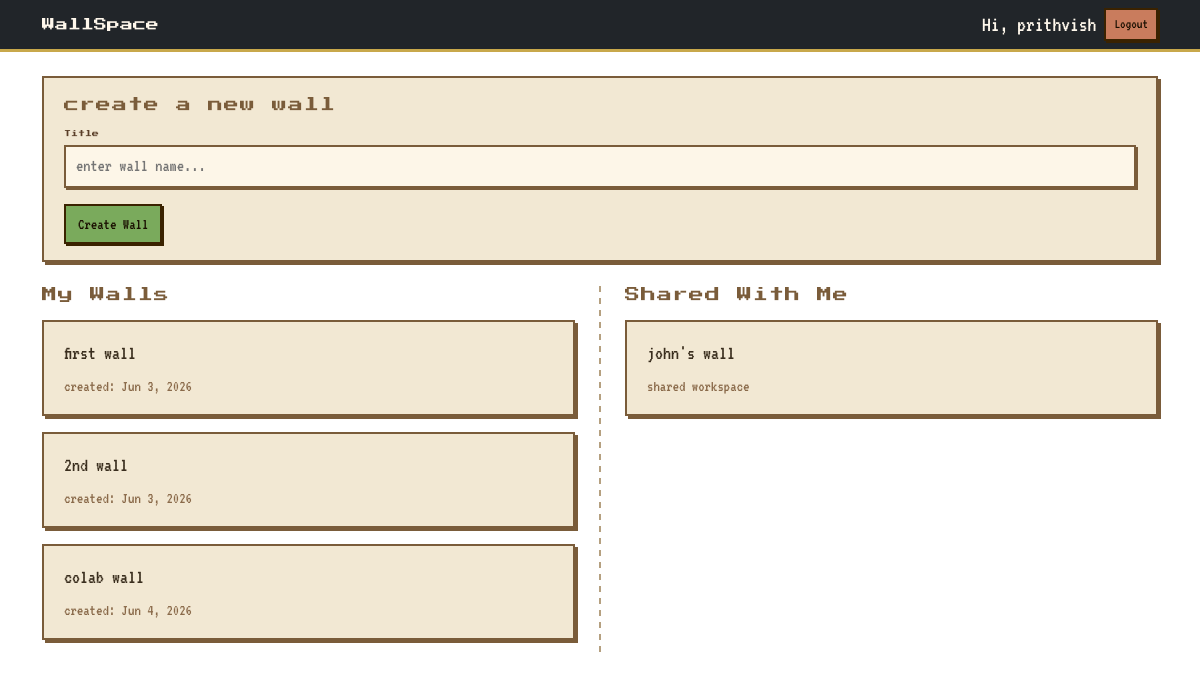
The app's page / (signed in) with its own data.
### walls/models.py (models this page shows, shortened)
class Wall(models.Model):
    title = models.CharField(max_length=100)
    owner=models.ForeignKey(
        User,
        on_delete=models.CASCADE,
        related_name='walls'
    )
    created_at = models.DateTimeField(
        auto_now_add=True
    )

### walls/views.py (the view)
# urls.py: path('',views.home, name='home'),
@login_required #decorator, it checks automatically if a certain condition is satisfied or not
def home(request):
    if request.method=='POST':
        form=WallForm(request.POST)
        if form.is_valid():
            wall = form.save(commit=False)
            wall.owner= request.user
            wall.save()
            return redirect('home')
    else:
        form = WallForm()
    owned_walls = Wall.objects.filter(
        owner=request.user
    )
    shared_walls = Wall.objects.filter(
    members__user=request.user
    ).exclude(
        owner=request.user
    )
    context={
        'owned_walls':owned_walls,
        'shared_walls':shared_walls,
        'form':form
    }
    return render(
        request, 'walls/home.html', context
    )

### walls/forms.py
class WallForm(forms.ModelForm):
    class Meta:
        model = Wall
        fields = ['title']

### walls/templates/walls/home.html (shortened to what this page needs)
{% extends "base.html" %}
{% block content %}
<div class="pixel-card mb-4">
    <p class="pixel-section-label">create a new wall</p>
    <form method="POST">
        <div class="mb-3">
            <label class="pixel-label">Title</label>
            <input
                type="text"
                name="title"
                class="pixel-input"
                placeholder="enter wall name...">
        </div>
        <button class="btn btn-primary" type="submit">
            Create Wall
        </button>
    </form>
</div>
<div class="walls-grid">
    <div class="walls-column">
        <h2 class="walls-heading">My Walls</h2>
        {% for wall in owned_walls %}
        <div class="pixel-card mb-3 wall-card">
            <a href="{% url 'wall-detail' wall.id %}" class="wall-link">
                {{ wall.title }}
            </a>
            <div class="wall-meta">
                created: {{ wall.created_at|date:"M j, Y" }}
            </div>
        </div>
        {% empty %}
        <p class="pixel-empty">no walls yet.</p>
        {% endfor %}
    </div>
    <div class="walls-divider"></div>
    <div class="walls-column">
        <h2 class="walls-heading">Shared With Me</h2>
        {% for wall in shared_walls %}
        <div class="pixel-card mb-3 wall-card">
            <a href="{% url 'wall-detail' wall.id %}" class="wall-link">
                {{ wall.title }}
            </a>
            <div class="wall-meta">
                shared workspace
            </div>
        </div>
        {% empty %}
        <p class="pixel-empty">no shared walls yet.</p>
        {% endfor %}
    </div>
</div>
{% endblock %}

### templates/base.html (shortened to what this page needs)
{% load static %}
<!DOCTYPE html>
<html>
<head>
    <link
    rel="stylesheet"
    href="{% static 'css/main.css' %}">
    <link href="https://cdn.jsdelivr.net/npm/bootstrap@5.3.3/dist/css/bootstrap.min.css"
          rel="stylesheet">
</head>
<body style="background-image: url('{% static "images/bg.png" %}'); background-size: cover; background-attachment: fixed; background-position: center bottom;">
    <nav
        class="navbar navbar-expand-lg navbar-dark bg-dark">
        <div class="container">
            <a
                class="navbar-brand"
                href="{% url 'home' %}">
                WallSpace
            </a>
            {% block nav_buttons %}
            <div
                class="ms-auto d-flex gap-2 align-items-center">
                {% if user.is_authenticated %}
                    <span class="text-light">
                        Hi, {{ user.username }}
                    </span>
                    <form
                        method="POST"
                        action="{% url 'logout' %}">
                        <button
                            type="submit"
                            class="btn btn-danger btn-sm">
                            Logout
                        </button>
                    </form>
                {% endif %}
            </div>
        </div>
        {% endblock %}
    </nav>
    <div class="container mt-4">
        {% block content %}
        {% endblock %}
    </div>
</body>
</html>

### static/css/main.css (style rules this page uses)
body { background-color: #e8d4a0; color: #2a1a0a; min-height: 100vh; }
h2 { font-family: 'Press Start 2P', monospace; font-size: 14px; color: #3a2e1e; margin-bottom: 1rem; }
.walls-heading { font-family: 'Press Start 2P', monospace; font-size: 15px; color: #7a5c3a; margin-bottom: 1rem; letter-spacing: 1px; }
.navbar { background-color: #3a2e1e !important; border-bottom: 3px solid #c8a84b; }
.navbar-brand { font-family: 'Press Start 2P', monospace !important; font-size: 13px !important; color: #FFF8EC !important; font-weight: 400 !important; }
.navbar span, .navbar a:not(.navbar-brand) { font-family: 'VT323', monospace !important; font-size: 22px !important; color: #FFF8EC !important; }
.btn { font-family: 'VT323', monospace; font-size: 20px; border-radius: 0 !important; border: 2px solid #3a2200 !important; box-shadow: 2px 2px 0 #3a2200; transition: transform 0.1s, box-shadow 0.1s; line-height: 1.2; }
.btn-primary { background-color: #7aaa5c !important; color: #1a0f00 !important; }
.btn-danger { background-color: #c97c5d !important; color: #1a0f00 !important; }
.pixel-card { background-color: #f0e4cc; border: 2px solid #7a5c3a; box-shadow: 3px 3px 0 #7a5c3a; border-radius: 0; padding: 1rem 1.25rem; transition: transform 0.1s, box-shadow 0.1s; }
.pixel-section-label { font-family: 'Press Start 2P', monospace; font-size: 15px; color: #7a5c3a; letter-spacing: 1px; margin-bottom: 0.75rem; }
.wall-link { font-family: 'VT323', monospace; font-size: 20px; color: #3a2e1e !important; text-decoration: none; display: block; margin-bottom: 6px; }
.wall-meta { font-family: 'VT323', monospace; font-size: 16px; color: #8a6a4a; }
.pixel-label { font-family: 'Press Start 2P', monospace; font-size: 7px; color: #5a3e28; display: block; margin-bottom: 6px; }
.pixel-input { width: 100%; background-color: #fdf6e8; border: 2px solid #7a5c3a; box-shadow: 2px 2px 0 #7a5c3a; border-radius: 0; padding: 8px 10px; font-family: 'VT323', monospace; font-size: 18px; color: #2a1a0a; outline: none; }
.walls-grid { display: flex; gap: 0; align-items: flex-start; }
.walls-column { flex: 1; min-width: 0; }
.walls-divider { width: 2px; background: repeating-linear-gradient( to bottom, #b5a080 0px, #b5a080 6px, transparent 6px, transparent 12px ); margin: 0 1.5rem; align-self: stretch; min-height: 100%; }
.container, .container-fluid { background-color: transparent !important; }
.pixel-card { background-color: rgba(240, 228, 204, 0.85); backdrop-filter: blur(1px); }
.wall-card { background-color: rgba(240, 228, 204, 0.85); }
button, input[type="submit"] { font-family: 'VT323', monospace !important; }
label { font-family: 'VT323', monospace; font-size: 22px; color: #3a2e1e; }
input[type="text"], input[type="password"], input[type="email"] { font-family: 'VT323', monospace; font-size: 18px; background-color: #fdf6e8; border: 2px solid #7a5c3a; box-shadow: 2px 2px 0 #7a5c3a; border-radius: 0; padding: 6px 10px; outline: none; width: 100%; }

### records on screen
Wall: title "first wall", created_at "Jun 3, 2026"
Wall: title "2nd wall", created_at "Jun 3, 2026"
Wall: title "colab wall", created_at "Jun 4, 2026"
Wall: title "john's wall"

### other values on screen
{{ user.username }} "prithvish"
